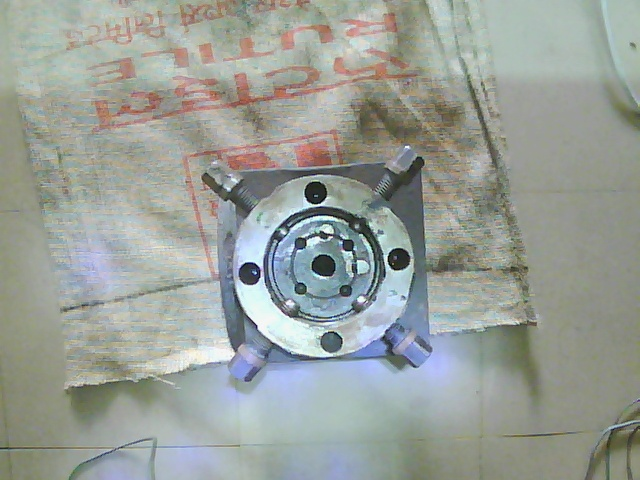
//> input picture test/1.jpg, 640 x 480 px
$ ./Pydown_and_blurring   (built with g++ and OpenCV 4)
//> lines starting //> are read from the running program, lines starting //| are printed output that depends on the picture
#include "cv.h"
#include "highgui.h"
#include <stdio.h>
using namespace cv;
using namespace std;

/// Global variables
Mat src, dst, tmp;
int MAX_KERNEL_LENGTH = 31;

const char* window_name = "Pyramids Demo";


/**
 * @function main
 */
int main( void )
{

    src = imread("1.jpg");
//> src is the input picture: 480 rows x 640 cols, CV_8UC3; mean B, G, R 152.4, 158.6, 153
    if( !src.data )
    {
        printf(" No data! -- Exiting the program \n");
        return -1;
    }

    tmp = src;
    dst = tmp;

    pyrDown( tmp, dst, Size( tmp.cols/2, tmp.rows/2 ) );
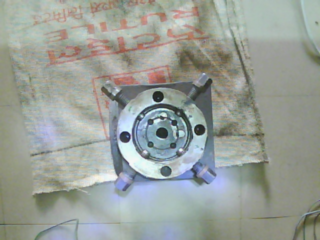
//> dst: 240 rows x 320 cols, CV_8UC3; mean B, G, R 152.4, 158.6, 153


    for ( int i = 1; i < MAX_KERNEL_LENGTH; i = i + 2 )
    {
        //GaussianBlur( dst, tmp, Size( i, i ), 0, 0 );
        blur( dst, tmp, Size( i, i ), Point(-1,-1) );
       // medianBlur ( dst, tmp, i );
         //bilateralFilter ( dst, tmp, i, i*2, i/2 );
    }
//> this loop made 15 passes
//> pass 3, `blur( dst, tmp, Size( i, i ), Point(-1,-1) );`:
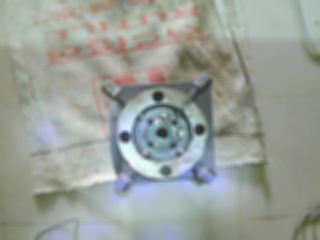
//> tmp: 240 rows x 320 cols, CV_8UC3; mean B, G, R 152.4, 158.6, 153
//> after the loop:
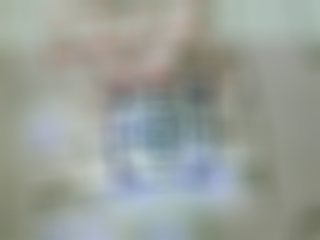
//> tmp: 240 rows x 320 cols, CV_8UC3; mean B, G, R 152.4, 158.6, 153.1

/// Create window
    namedWindow( window_name, CV_WINDOW_AUTOSIZE );

    imshow(window_name, tmp );

    tmp = dst;


    waitKey(0);

    return 0;
}
